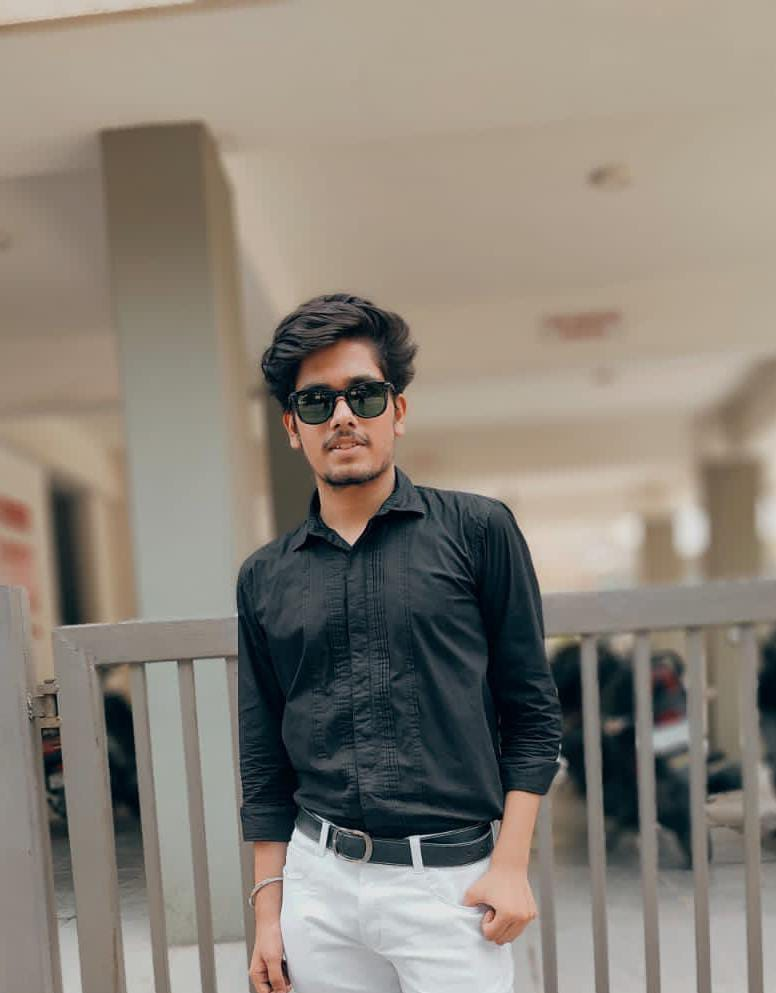
#> input picture Computer-vision Techniques/photo.jpeg, 776 x 993 px
$ jupyter execute 'Edge Detection.ipynb'
#> lines starting #> are read from the running program, lines starting #| are printed output that depends on the picture
[cell 1]
import cv2

[cell 2]
#load image
img = cv2.imread('photo.jpeg')
#> img is the input picture: shape (993, 776, 3); mean B, G, R 120.2, 130.3, 137.7
#resizing image
img = cv2.resize(img, (420,300))
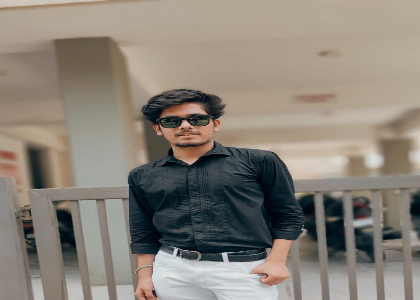
#> img: shape (300, 420, 3); mean B, G, R 120.1, 130.3, 137.7
#applying canny edge detection algorithm
canny = cv2.Canny(img,50,150)
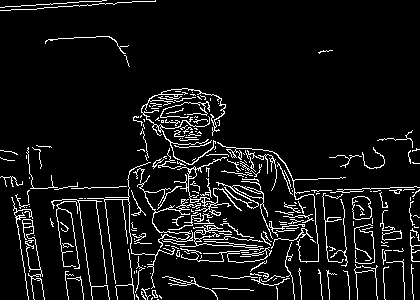
#> canny: shape (300, 420); 7.6% white in thin lines or dots
#displaying results
cv2.imshow('image',img)
cv2.imshow('canny',canny)
#destroy all windows
cv2.waitKey(0)
cv2.destroyAllWindows()

$ run again, with Computer-vision Techniques/shreyansh.jpg copied over Computer-vision Techniques/photo.jpeg
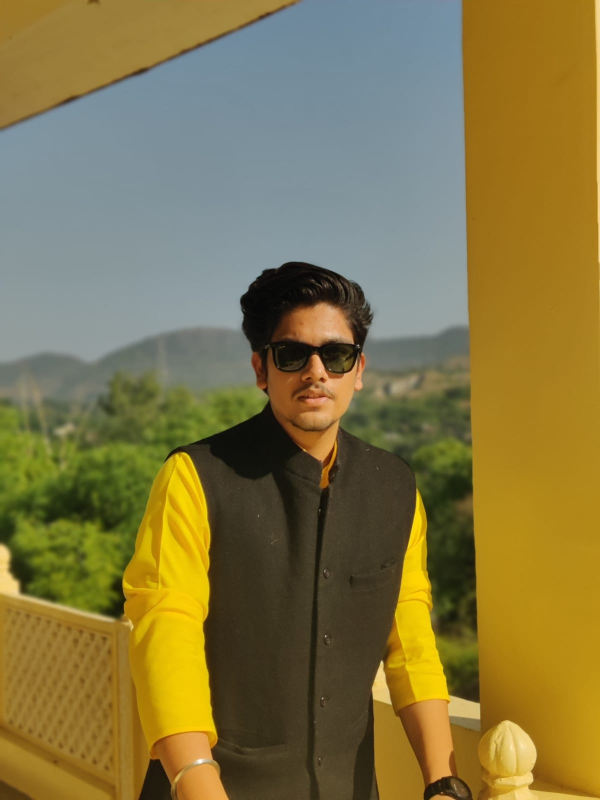
#> input picture Computer-vision Techniques/shreyansh.jpg, 1200 x 1600 px (shown at 1/2 size)
#> img is the input picture: shape (1600, 1200, 3); mean B, G, R 68.2, 117.5, 130.5
#> `img = cv2.resize(img, (420,300))`:
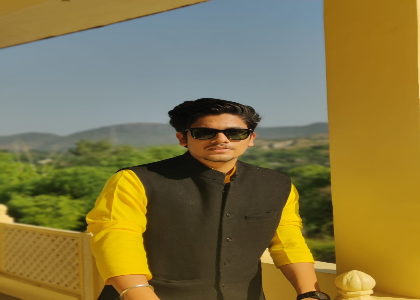
#> img: shape (300, 420, 3); mean B, G, R 68.2, 117.5, 130.5
#> `canny = cv2.Canny(img,50,150)`:
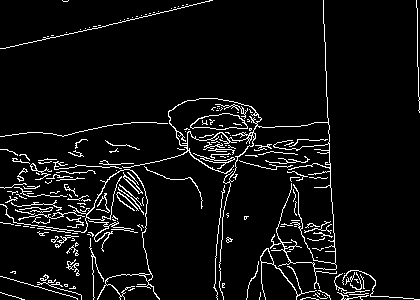
#> canny: shape (300, 420); 6% white in thin lines or dots
